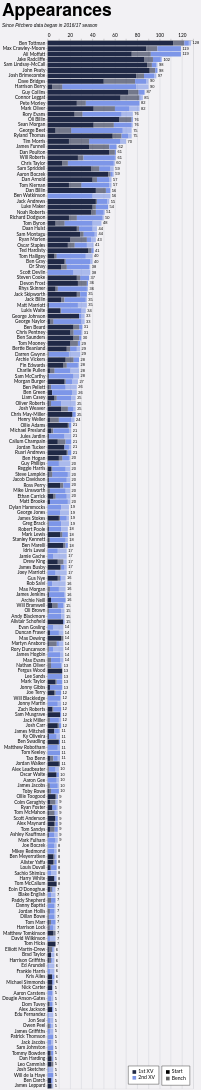

Describe this chart as a Vega-Lite specification.
### Vega-Lite specification from a JSON file in a GitHub repository (floating-point values rounded to 4 significant figures; data arrays with more than 128 entries replaced by an {"elided": "..."} marker saying what was removed)
{"config": {"axis": {"labelFont": "Lato, sans-serif", "titleFont": "PT Sans Narrow, Helvetica Neue, Helvetica, Arial, sans-serif", "labelFontSize": 13, "titleFontSize": 24, "gridColor": "#202947", "gridOpacity": 0.2}, "header": {"labelFont": "PT Sans Narrow, Helvetica Neue, Helvetica, Arial, sans-serif", "titleFont": "PT Sans Narrow, Helvetica Neue, Helvetica, Arial, sans-serif", "labelFontSize": 24, "titleFontSize": 28, "labelFontWeight": "bold", "orient": "left"}, "legend": {"labelFont": "Lato, sans-serif", "titleFont": "PT Sans Narrow, Helvetica Neue, Helvetica, Arial, sans-serif", "labelFontSize": 14, "titleFontSize": 16, "titlePadding": 5, "fillColor": "white", "strokeColor": "black", "padding": 10, "titleFontWeight": "lighter", "titleFontStyle": "italic", "titleColor": "gray", "offset": 10}, "title": {"font": "PT Sans Narrow, Helvetica Neue, Helvetica, Arial, sans-serif", "fontSize": 48, "fontWeight": "bold", "anchor": "start", "align": "center", "titlePadding": 20, "subtitlePadding": 10, "subtitleFontSize": 13, "subtitleColor": "", "subtitleFontStyle": "italic", "offset": 15, "color": "black"}, "axisX": {"labelAngle": 0}, "facet": {"title": null, "header": null, "align": {"row": "each", "column": "each"}}, "resolve": {"scale": {"y": "independent", "facet": "independent"}}, "background": "#f2f1f4"}, "layer": [{"mark": {"type": "bar"}, "encoding": {"color": {"field": "squad", "legend": {"direction": "vertical", "labelExpr": "datum.value + ' XV'", "orient": "bottom-right", "title": null}, "scale": {"domain": ["1st", "2nd"], "range": ["#202946", "#7d96e8"]}, "sort": ["1st", "2nd"], "type": "nominal"}, "opacity": {"field": "start", "legend": {"direction": "vertical", "orient": "bottom-right", "title": null}, "scale": {"domain": ["Start", "Bench"], "range": [1.0, 0.6]}, "sort": ["Start", "Bench"], "type": "nominal"}, "order": {"field": "stack_order", "sort": "ascending", "type": "quantitative"}, "tooltip": [{"field": "player", "title": "Player", "type": "nominal"}, {"field": "squad", "title": "Squad", "type": "nominal"}, {"field": "start", "title": "Selection", "type": "nominal"}, {"aggregate": "sum", "field": "games", "title": "Games", "type": "quantitative"}, {"aggregate": "max", "field": "player_total", "title": "Total", "type": "quantitative"}], "x": {"aggregate": "sum", "axis": {"orient": "top", "title": null}, "field": "games", "type": "quantitative"}, "y": {"field": "player", "sort": {"field": "player_total", "op": "max", "order": "descending"}, "title": null, "type": "nominal"}}}, {"mark": {"type": "text", "align": "left", "baseline": "middle", "color": "black", "dx": 4, "fontSize": 11}, "encoding": {"text": {"field": "total_games", "format": ".0f", "type": "quantitative"}, "x": {"axis": {"orient": "top", "title": null}, "field": "total_games", "type": "quantitative"}, "y": {"field": "player", "sort": {"field": "player_total", "op": "max", "order": "descending"}, "title": null, "type": "nominal"}}, "transform": [{"aggregate": [{"op": "sum", "field": "games", "as": "total_games"}, {"op": "max", "field": "player_total", "as": "player_total"}], "groupby": ["player"]}]}], "data": {"name": "data-576cce19b9feaf7a9ce33c5800ae2116"}, "height": {"step": 15}, "params": [{"name": "seasonParam", "value": []}, {"name": "gameTypesParam", "value": []}, {"name": "squadParam", "value": "All"}, {"name": "positionsParam", "value": []}, {"name": "minAppsParam", "value": 5}], "title": {"text": "Appearances", "subtitle": "Since Pitchero data began in 2016/17 season"}, "transform": [{"filter": "length(seasonParam) === 0 || indexof(seasonParam, datum.season) >= 0"}, {"filter": "length(gameTypesParam) === 0 || indexof(gameTypesParam, datum.game_type) >= 0"}, {"filter": "squadParam === \"All\" || datum.squad === squadParam"}, {"filter": "length(positionsParam) === 0 || indexof(positionsParam, datum.position) >= 0"}, {"joinaggregate": [{"op": "sum", "field": "games", "as": "player_total"}], "groupby": ["player"]}, {"filter": "datum.player_total >= minAppsParam"}], "width": 400, "$schema": "https://vega.github.io/schema/vega-lite/v5.20.1.json", "datasets": {"data-576cce19b9feaf7a9ce33c5800ae2116": {"elided": "2362 records"}}}
